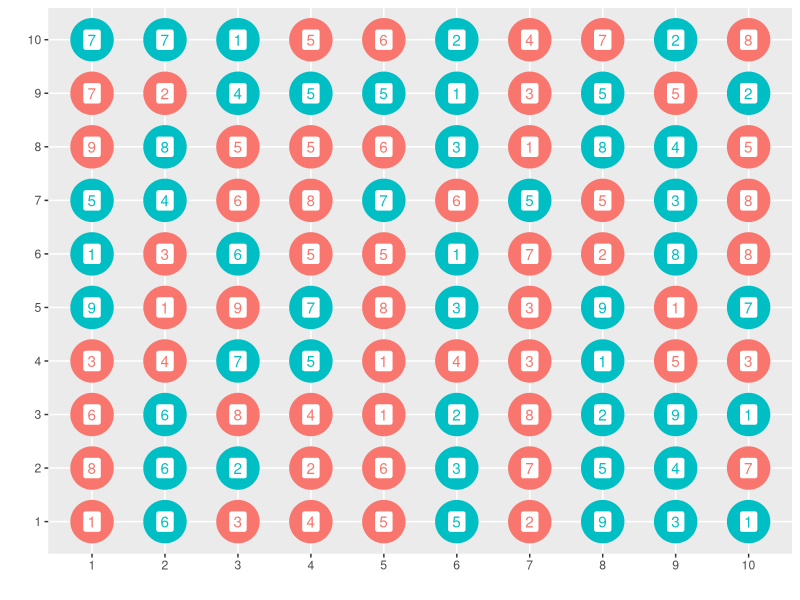

Here is the R script that generated this plot:
library(ggplot2)

## Create 10 x 10 grid
df <- expand.grid(
  Column = factor(1:10),
  Row = factor(1:10)
)

## Draw sample
df$Sample <- factor(
  sample(x = 1:2, size = 100, replace = TRUE),
  labels = c("Unselected", "Selected")
)

df$Value <- sample(x = 1:9, size = 100, replace = TRUE)

## Plot sample
ggplot(
  data = df, mapping = aes(
    x = Column, y = Row, color = Sample, label = Value
    )) + 
  geom_point(size = 14) + 
  geom_label(hjust = 0.5, vjust = 0.5) + 
  theme(legend.position = "none") + 
  xlab("") + ylab("")
